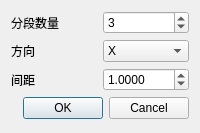
<?xml version="1.0" encoding="UTF-8"?>
<ui version="4.0">
 <class>Dialog</class>
 <widget class="QDialog" name="Dialog">
  <property name="geometry">
   <rect>
    <x>0</x>
    <y>0</y>
    <width>200</width>
    <height>133</height>
   </rect>
  </property>
  <property name="windowTitle">
   <string>对话框</string>
  </property>
  <layout class="QVBoxLayout" name="verticalLayout_2">
   <item>
    <layout class="QVBoxLayout" name="verticalLayout">
     <item>
      <layout class="QHBoxLayout" name="horizontalLayout">
       <item>
        <widget class="QLabel" name="sections_label">
         <property name="text">
          <string>分段数量</string>
         </property>
        </widget>
       </item>
       <item>
        <widget class="QSpinBox" name="sections_spinBox">
         <property name="minimum">
          <number>1</number>
         </property>
         <property name="maximum">
          <number>999</number>
         </property>
         <property name="value">
          <number>3</number>
         </property>
        </widget>
       </item>
      </layout>
     </item>
     <item>
      <layout class="QHBoxLayout" name="horizontalLayout_2">
       <item>
        <widget class="QLabel" name="direction_label">
         <property name="text">
          <string>方向</string>
         </property>
        </widget>
       </item>
       <item>
        <widget class="QComboBox" name="direction_comboBox">
         <item>
          <property name="text">
           <string>X</string>
          </property>
         </item>
         <item>
          <property name="text">
           <string>Y</string>
          </property>
         </item>
         <item>
          <property name="text">
           <string>Z</string>
          </property>
         </item>
         <item>
          <property name="text">
           <string>-X</string>
          </property>
         </item>
         <item>
          <property name="text">
           <string>-Y</string>
          </property>
         </item>
         <item>
          <property name="text">
           <string>-Z</string>
          </property>
         </item>
        </widget>
       </item>
      </layout>
     </item>
     <item>
      <layout class="QHBoxLayout" name="horizontalLayout_3">
       <item>
        <widget class="QLabel" name="spacing_label">
         <property name="text">
          <string>间距</string>
         </property>
        </widget>
       </item>
       <item>
        <widget class="QDoubleSpinBox" name="spacing_doubleSpinBox">
         <property name="decimals">
          <number>4</number>
         </property>
         <property name="maximum">
          <double>999.990000000000009</double>
         </property>
         <property name="value">
          <double>1.000000000000000</double>
         </property>
        </widget>
       </item>
      </layout>
     </item>
    </layout>
   </item>
   <item>
    <widget class="QDialogButtonBox" name="buttonBox">
     <property name="orientation">
      <enum>Qt::Horizontal</enum>
     </property>
     <property name="standardButtons">
      <set>QDialogButtonBox::Cancel|QDialogButtonBox::Ok</set>
     </property>
    </widget>
   </item>
   <item>
    <spacer name="verticalSpacer">
     <property name="orientation">
      <enum>Qt::Vertical</enum>
     </property>
     <property name="sizeHint" stdset="0">
      <size>
       <width>20</width>
       <height>40</height>
      </size>
     </property>
    </spacer>
   </item>
  </layout>
 </widget>
 <resources/>
 <connections>
  <connection>
   <sender>buttonBox</sender>
   <signal>accepted()</signal>
   <receiver>Dialog</receiver>
   <slot>accept()</slot>
   <hints>
    <hint type="sourcelabel">
     <x>248</x>
     <y>254</y>
    </hint>
    <hint type="destinationlabel">
     <x>157</x>
     <y>274</y>
    </hint>
   </hints>
  </connection>
  <connection>
   <sender>buttonBox</sender>
   <signal>rejected()</signal>
   <receiver>Dialog</receiver>
   <slot>reject()</slot>
   <hints>
    <hint type="sourcelabel">
     <x>316</x>
     <y>260</y>
    </hint>
    <hint type="destinationlabel">
     <x>286</x>
     <y>274</y>
    </hint>
   </hints>
  </connection>
 </connections>
</ui>
